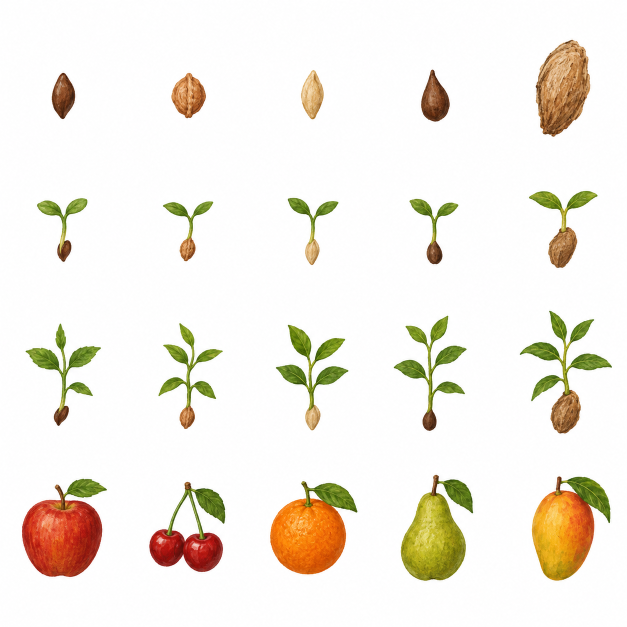
#> input picture mobile/tool/artwork/natural-fruit-sheet.png, 1254 x 1254 px, found by its file name (shown at 1/2 size)
$ python build_orchard_art.py --sheet /path/to/natural-fruit-sheet.png
#> lines starting #> are read from the running program, lines starting #| are printed output that depends on the picture
"""Build aligned natural-fruit PNGs from the generated sheet and supplied oak art.

Run with Pillow installed:
python mobile/tool/build_orchard_art.py --sheet /path/to/natural-fruit-sheet.png
"""

import argparse
from pathlib import Path
from shutil import copyfile

from PIL import Image, ImageDraw, ImageFilter


ROOT = Path(__file__).resolve().parents[2]
MOBILE = ROOT / "mobile/assets/orchard"
WEB = ROOT / "web/public/assets/orchard"
TYPES = ["crystal", "cherry_blossom", "banyan", "digital", "mango"]
EXTRA_TYPES = ["lemon", "peach", "plum", "strawberry"]
ROW_BOUNDS = [(50, 290), (340, 575), (600, 890), (915, 1210)]
EXTRA_ROW_BOUNDS = [(50, 290), (315, 575), (595, 905), (915, 1210)]
STRAWBERRY_ROW_BOUNDS = [(40, 250), (270, 525), (535, 855), (870, 1225)]


def cutout(sheet, column, row, columns=5):
    left = round(column * sheet.width / columns)
    right = round((column + 1) * sheet.width / columns)
    bounds = STRAWBERRY_ROW_BOUNDS if columns == 1 else ROW_BOUNDS if columns == 5 else EXTRA_ROW_BOUNDS
    reference_height = 1280 if columns == 1 else 1254
    top, bottom = (round(value * sheet.height / reference_height) for value in bounds[row])
    tile = sheet.crop((left, top, right, bottom)).convert("RGBA")
    if tile.getchannel("A").getextrema()[0] < 255:
        # Generated transparent sheets can have near-invisible alpha speckles
        # across the whole cell, which would shrink the actual fruit on resize.
        tile.putalpha(tile.getchannel("A").point(lambda alpha: alpha if alpha >= 32 else 0))
        bounds = tile.getbbox()
        if bounds is None:
            raise ValueError(f"Empty artwork cell {column}, {row}")
        return tile.crop(bounds)
    pixels = []
    for red, green, blue, _ in tile.get_flattened_data():
        # Remove the almost-white paper without affecting fruit or green leaves.
        light = min(red, green, blue)
        alpha = max(0, min(255, (245 - light) * 255 // 45)) if light > 200 else 255
        if alpha:
            red, green, blue = (
                max(0, min(255, round((channel - (255 - alpha)) * 255 / alpha)))
                for channel in (red, green, blue)
            )
        pixels.append((red, green, blue, alpha))
    tile.putdata(pixels)
    bounds = tile.getbbox()
    if bounds is None:
        raise ValueError(f"Empty artwork cell {column}, {row}")
    return tile.crop(bounds)


def ground_layer():
    seed = Image.open(MOBILE / "oak/seed.png").convert("RGBA")
    ground = Image.new("RGBA", seed.size)
    soil = (130, 78, 30, 255)
    ground.putdata([
        soil if index // 2048 >= 1650 and not (800 < index % 2048 < 1150 and index // 2048 < 1780)
        and alpha > 0 and abs(red - soil[0]) < 5
        and abs(green - soil[1]) < 5 and abs(blue - soil[2]) < 5
        else (0, 0, 0, 0)
        for index, (red, green, blue, alpha) in enumerate(seed.get_flattened_data())
    ])
    ImageDraw.Draw(ground).ellipse((750, 1680, 1180, 1840), fill=soil)
    return ground


def save(image, path):
    path.parent.mkdir(parents=True, exist_ok=True)
    image.save(path, optimize=True)


def main():
    parser = argparse.ArgumentParser()
    source_sheet = ROOT / "mobile/tool/artwork/natural-fruit-sheet.png"
    parser.add_argument("--sheet", type=Path, default=source_sheet)
    extra_source = ROOT / "mobile/tool/artwork/extra-fruit-sheet.png"
    parser.add_argument("--extra-sheet", type=Path, default=extra_source)
    strawberry_source = ROOT / "mobile/tool/artwork/strawberry-sheet.png"
    parser.add_argument("--strawberry-sheet", type=Path, default=strawberry_source)
    parser.add_argument("--strawberry-only", action="store_true")
    args = parser.parse_args()
    sheet = Image.open(args.sheet)
#> sheet is the input picture: PIL image 1254x1254 RGB; mean R, G, B 242.8, 237.5, 228.4
    if sheet.size != (1254, 1254):
        raise ValueError("Expected the reviewed 1254 x 1254, five-column asset sheet.")
    source_sheet.parent.mkdir(parents=True, exist_ok=True)
    if args.sheet.resolve() != source_sheet.resolve():
        copyfile(args.sheet, source_sheet)
    extra_sheet = Image.open(args.extra_sheet)
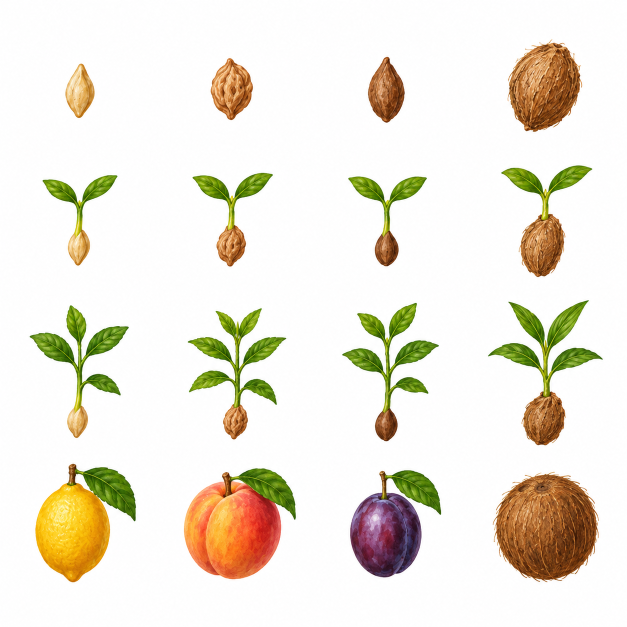
#> input picture mobile/tool/artwork/extra-fruit-sheet.png, 1254 x 1254 px (shown at 1/2 size)
#> extra_sheet is the input picture: PIL image 1254x1254 RGB; mean R, G, B 237.2, 231.7, 219.1
    if extra_sheet.width != extra_sheet.height:
        raise ValueError("Expected a square four-column extra fruit sheet.")
    if args.extra_sheet.resolve() != extra_source.resolve():
        copyfile(args.extra_sheet, extra_source)
    strawberry_sheet = Image.open(args.strawberry_sheet)
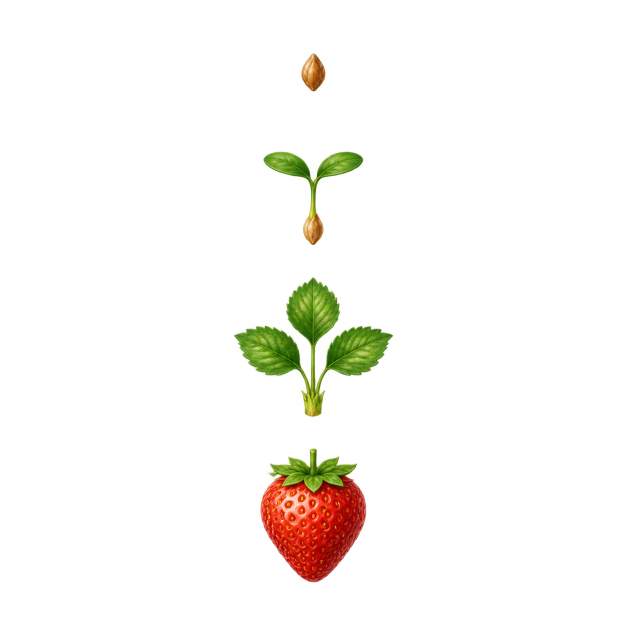
#> input picture mobile/tool/artwork/strawberry-sheet.png, 1254 x 1254 px (shown at 1/2 size)
#> strawberry_sheet is the input picture: PIL image 1254x1254 RGBA; mean R, G, B, A 8.3, 6.8, 1.6, 12.8
    if strawberry_sheet.size != (1254, 1254):
        raise ValueError("Expected the reviewed 1254 x 1254 strawberry asset sheet.")
    if args.strawberry_sheet.resolve() != strawberry_source.resolve():
        copyfile(args.strawberry_sheet, strawberry_source)
    soil = ground_layer()
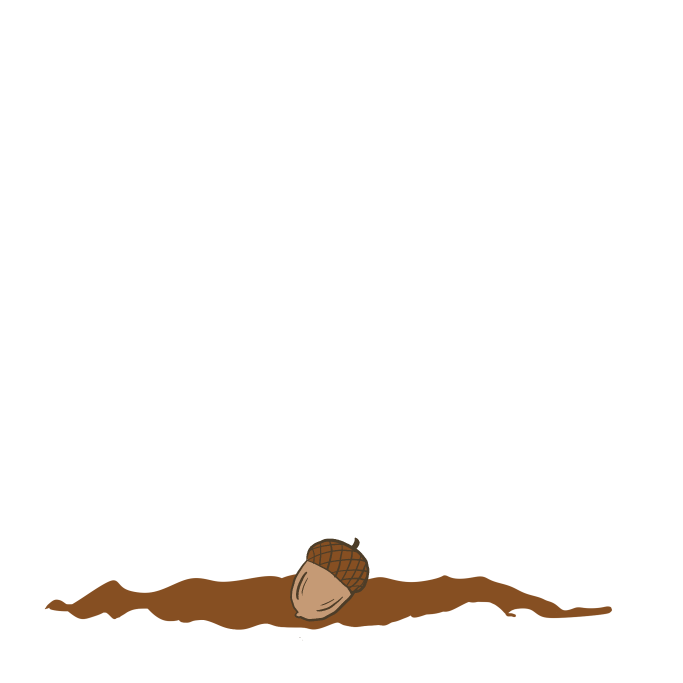
#> input picture mobile/assets/orchard/oak/seed.png, 2048 x 2048 px (shown at 1/3 size)
#> in ground_layer, seed is the input picture: PIL image 2048x2048 RGBA; mean R, G, B, A 6, 3.8, 1.9, 11.1
#> in ground_layer, `ground = Image.new("RGBA", seed.size)`: ground: PIL image 2048x2048 RGBA; every value is 0
    for column, tree_type in enumerate([*TYPES, *EXTRA_TYPES]):
        art_sheet = sheet if column < len(TYPES) else extra_sheet
        art_column = column if column < len(TYPES) else column - len(TYPES)
        columns = 5 if column < len(TYPES) else 4
        if tree_type == "strawberry":
            art_sheet, art_column, columns = strawberry_sheet, 0, 1
        elif args.strawberry_only:
            continue
        folder = MOBILE / tree_type
        folder.mkdir(parents=True, exist_ok=True)
        for row, stage in enumerate(["seed", "sprout", "young_plant"]):
            plant = cutout(art_sheet, art_column, row, columns)
            height = [230, 250, 420][row]
            plant = plant.resize((round(plant.width * height / plant.height), height), Image.Resampling.LANCZOS)
            image = Image.new("RGBA", (2048, 2048))
            image.alpha_composite(plant, ((2048 - plant.width) // 2, 1785 - height))
            image.alpha_composite(soil)
            save(image, folder / f"{stage}.png")
        fruit = cutout(art_sheet, art_column, 3, columns)
        fruit = fruit.resize(
            (round(fruit.width * 256 / fruit.height), 256), Image.Resampling.LANCZOS
        )
        padded = Image.new("RGBA", (fruit.width + 32, fruit.height + 32))
        padded.alpha_composite(fruit, (16, 16))
        glow = Image.new("RGBA", padded.size, (255, 255, 255, 0))
        glow.putalpha(padded.getchannel("A").filter(ImageFilter.GaussianBlur(8)))
        glow.alpha_composite(padded)
        save(glow, folder / "mastery_fruit.png")
        for stage in ["growing_tree", "mature_tree", "fully_grown"]:
            copyfile(MOBILE / "oak" / f"{stage}.png", folder / f"{stage}.png")

    # Identical bundled art for both clients; oak originals stay untouched.
    for tree_type in ["oak", *TYPES, *EXTRA_TYPES]:
        if args.strawberry_only and tree_type != "strawberry":
            continue
        (WEB / tree_type).mkdir(parents=True, exist_ok=True)
        for source in (MOBILE / tree_type).glob("*.png"):
            copyfile(source, WEB / tree_type / source.name)
    print("Built and synchronized strawberry artwork." if args.strawberry_only
          else "Built nine natural fruit themes and synchronized all ten trees to web.")


if __name__ == "__main__":
#> (the run stopped early here; a loop or call above may not have finished)
